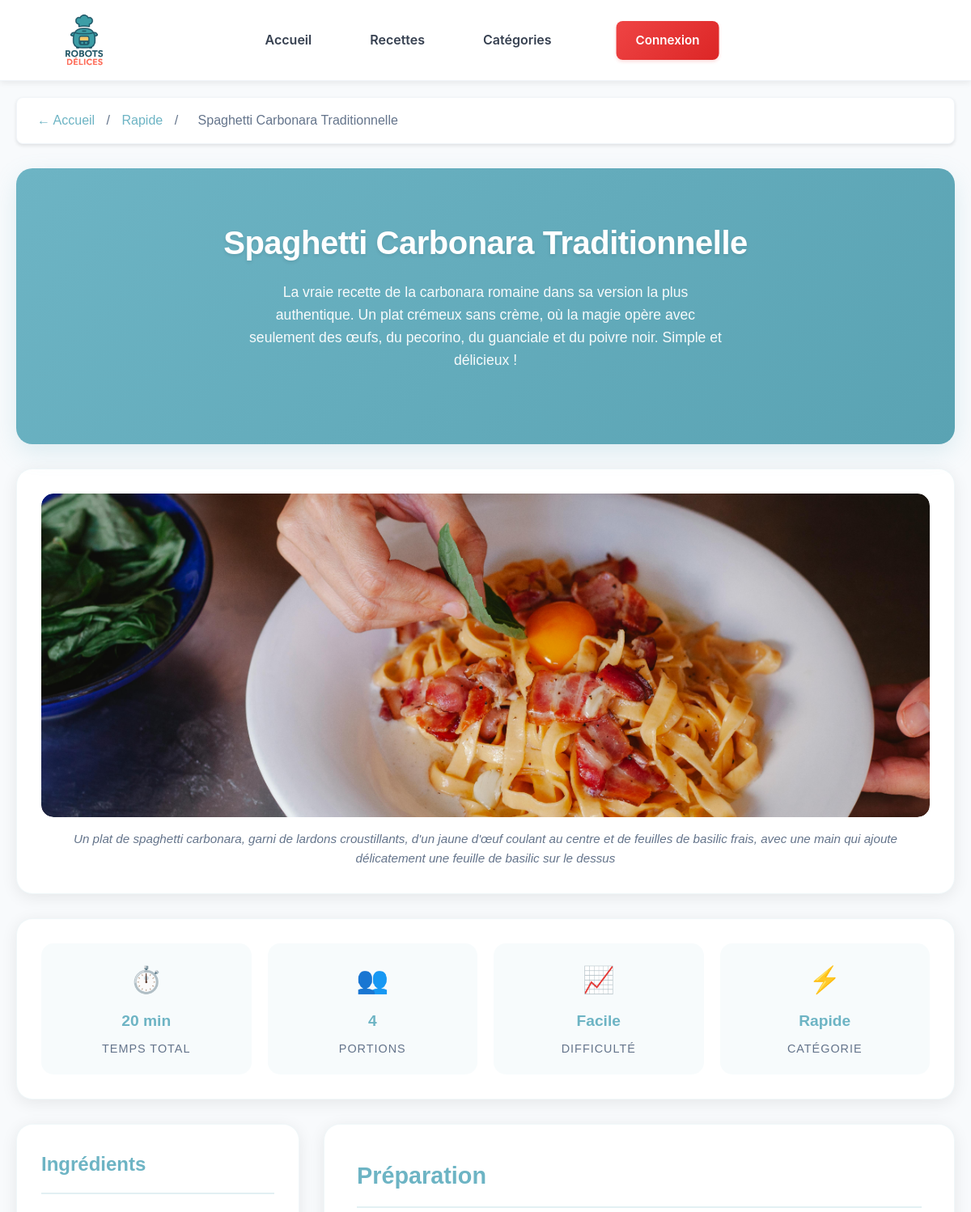
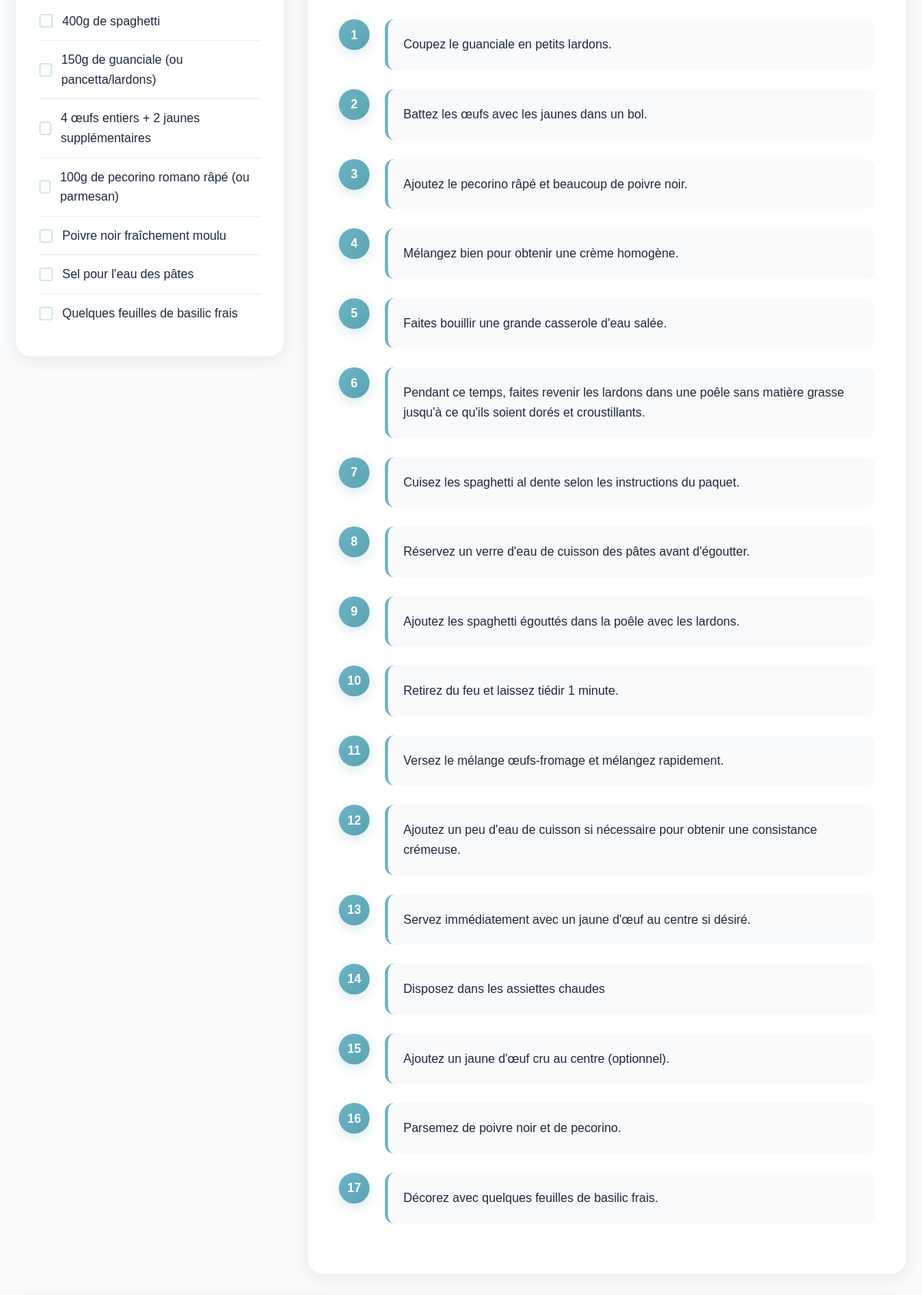
Screenshot of /recette/spaghetti_carbonara_traditionnelle_1 (upper part) with the database file from the repository (2 pictures, top to bottom).
### tables this page shows
CREATE TABLE `recipes` (
  `id` int NOT NULL,
  `slug` varchar(200) NOT NULL,
  `user_id` int DEFAULT NULL,
  `title` varchar(255) DEFAULT NULL,
  `description` text,
  `ingredients` text,
  `instructions` text,
  `cooking_time` varchar(50) DEFAULT NULL,
  `number_persons` varchar(10) DEFAULT NULL,
  `difficulty` varchar(100) DEFAULT NULL,
  `category_id` int DEFAULT NULL,
  `photo` varchar(255) DEFAULT NULL,
  `image_caption` text,
  `created_at` timestamp NULL DEFAULT CURRENT_TIMESTAMP,
  `popular` tinyint(1) NOT NULL DEFAULT '0'
);

CREATE TABLE `category` (
  `id` int NOT NULL,
  `category_name` varchar(50) DEFAULT NULL,
  `category_logo` varchar(10) NOT NULL,
  `created_at` timestamp NULL DEFAULT CURRENT_TIMESTAMP
);

### routes.php (called while the page is built, shortened)
<?php
require_once __DIR__ . '/router.php';
get('/recette/$slug', 'recette.php');
?>

### recette.php (the view, shortened to what this page needs)
<?php
require_once 'service/connexionBDD.php';
$userId = isset($_SESSION['user_id']) ? $_SESSION['user_id'] : 0;
$stmt = $pdo->prepare("SELECT recipes.*, category.category_name, category.category_logo, (recipes.id IN (SELECT recipe_id FROM favorites WHERE user_id = ?) ) as isFavorite FROM recipes LEFT JOIN category ON recipes.category_id = category.id WHERE slug = ?");
$stmt->execute([$userId, $slug]);
$recipe = $stmt->fetch();
$ingredients = explode(',', $recipe['ingredients']);
$preparation = str_replace(["\r\n","\r"], "\n", $recipe['instructions']);
$preparation = explode("\n", $preparation);
$preparation = array_map('trim', $preparation);
$preparation = array_filter($preparation, function($step) {
    return !empty($step);
});
$preparation = array_values($preparation);
?>
<!DOCTYPE html>
<html lang="fr">
<head>
    <link rel="stylesheet" href="/assets/css/navbar.css">
    <link rel="stylesheet" href="/assets/css/recettes.css">
    <link rel="stylesheet" href="/assets/css/footer.css">
</head>
<body>
    <?php
    require_once 'view/module/header.php';
    ?>
    <main>
        <div class="container">
            <div class="breadcrumb">
                <a href="/">← Accueil</a>
                <span>/</span>
                <a href="/categories"><?php echo htmlspecialchars($recipe['category_name']); ?></a>
                <span>/</span>
                <span><?php echo htmlspecialchars($recipe['title']); ?></span>
            </div>
            <section class="recipe-hero">
                <h1><?php echo htmlspecialchars($recipe['title']); ?></h1>
                <p><?php echo htmlspecialchars($recipe['description']); ?></p>
            </section>
            <section class="recipe-image-section">
                <div class="recipe-image">
                    <img src="/<?php echo htmlspecialchars($recipe['photo']); ?>" alt="<?php echo htmlspecialchars($recipe['title']); ?>">
                </div>
                <p class="image-caption"><?php echo htmlspecialchars($recipe['image_caption']); ?></p>
            </section>
            <section class="recipe-meta-grid">
                <div class="meta-item">
                    <span class="meta-icon">⏱️</span>
                    <span class="meta-value"><?php echo htmlspecialchars($recipe['cooking_time']); ?></span>
                    <span class="meta-label">Temps total</span>
                </div>
                <div class="meta-item">
                    <span class="meta-icon">👥</span>
                    <span class="meta-value"><?php echo htmlspecialchars($recipe['number_persons']); ?></span>
                    <span class="meta-label">Portions</span>
                </div>
                <div class="meta-item">
                    <span class="meta-icon">📈</span>
                    <span class="meta-value"><?php echo htmlspecialchars($recipe['difficulty']); ?></span>
                    <span class="meta-label">Difficulté</span>
                </div>
                <div class="meta-item">
                    <span class="meta-icon"><?php echo $recipe['category_logo']; ?></span>
                    <span class="meta-value"><?php echo htmlspecialchars($recipe['category_name']); ?></span>
                    <span class="meta-label">Catégorie</span>
                </div>
            </section>
            <div class="recipe-content-grid">
                <aside class="ingredients-sidebar">
                    <h2 class="ingredients-title">Ingrédients</h2>
                    <ul class="ingredients-list">
                    <?php foreach ($ingredients as $ingredient): ?>
                        <li class="ingredient-item">
                            <div class="ingredient-checkbox"></div>
                            <span><?php echo htmlspecialchars(trim($ingredient)); ?></span>
                        </li>
                    <?php endforeach; ?>
                    </ul>
                </aside>
                <section class="instructions-content">
                    <h2 class="instructions-title">Préparation</h2>
                    <?php foreach ($preparation as $index => $step): ?>
                        <div class="instruction-step">
                            <div class="step-number"><?php echo $index + 1; ?></div>
                            <div class="step-content">
                                <?php echo htmlspecialchars($step); ?>
                            </div>
                        </div>
                    <?php endforeach; ?>
                </section>
            </div>
        </div>
    </main>
</body>
</html>

### router.php (shortened to what this page needs)
<?php
function get($route, $path_to_include)
{
	if ($_SERVER['REQUEST_METHOD'] == 'GET') {
		route($route, $path_to_include);
	}
}
function route($route, $path_to_include)
{
	$request_url = filter_var($_SERVER['REQUEST_URI'], FILTER_SANITIZE_URL);
	$request_url = rtrim($request_url, '/');
	$request_url = strtok($request_url, '?');
	$route_parts = explode('/', $route);
	$request_url_parts = explode('/', $request_url);
	array_shift($route_parts);
	array_shift($request_url_parts);
	if (count($route_parts) != count($request_url_parts)) {
		return;
	}
	include_once __DIR__ . "/$path_to_include";
	exit();
}

### view/module/header.php (shortened to what this page needs)
<header>
        <div id="section">
            <div id="header-title">
                <a href="/">
                    <img id="logo" alt="Logo Robots-Délices" src="/assets/img/logo_robots_delices.png">
                </a>
            </div>
            <div id="nav-container" class="nav-container">
                <ul class="nav-menu">
                    <li class="li"><a href="/">Accueil</a></li>
                    <li class="li"><a href="/recettes">Recettes</a></li>
                    <li class="li"><a href="/categories">Catégories</a></li>
                    <?php
                    if (isset($_SESSION['user_id'])) {
                        echo '<li class="li"><a href="/favoris">Mes favoris</a></li>
                        <li class="li red-btn"><a href="/ajouter-recette" class="ajouter-btn">+ Ajouter une recette</a></li>
                        <li class="li"><a href="/profil">Mon Profil</a></li>
                        <li class="li red-btn"><a href="/deconnexion" class="deconnexion-btn">Déconnexion</a></li>';
                    } else {
                        echo '<li class="li red-btn"><a href="/connexion" class="connexion-btn">Connexion</a></li>';
                    }
                    ?>
                </ul>
            </div>
        </div>
    </header>

### assets/css/navbar.css (style rules this page uses)
* { margin: 0; padding: 0; box-sizing: border-box; }
header { background: white; box-shadow: 0 2px 8px rgba(0, 0, 0, 0.08); position: fixed; top: 0; width: 100%; z-index: 1000; border-bottom: 1px solid #f1f5f9; height: 100px; }
#section { display: flex; align-items: center; justify-content: space-between; padding: 1.5rem 4rem; max-width: 1400px; margin: 0 auto; height: 100px; position: relative; }
#header-title { display: flex; align-items: center; flex-shrink: 0; z-index: 2; }
#header-title a { display: flex; align-items: center; text-decoration: none; transition: transform 0.2s ease; }
#logo { height: 80px; width: auto; }
.nav-container { position: absolute; left: 50%; transform: translateX(-50%); display: flex; align-items: center; }
.nav-menu { display: flex; list-style: none; gap: 2.5rem; margin: 0; padding: 0; align-items: center; }
.nav-menu li:nth-child(-n + 4) a { color: #374151; background: transparent; border-radius: 8px; text-decoration: none; font-weight: 600; font-size: 1rem; white-space: nowrap; padding: 0.75rem 1rem; cursor: pointer; transition: all 0.2s ease; position: relative; }
.nav-menu li.red-btn a { background: linear-gradient(135deg, #ef4444, #dc2626); color: white; border-radius: 8px; text-decoration: none; font-weight: 600; font-size: 0.95rem; white-space: nowrap; padding: 0.75rem 1.5rem; margin-left: 1.5rem; cursor: pointer; display: inline-block; transition: all 0.3s ease; box-shadow: 0 2px 4px rgba(239, 68, 68, 0.2); }
html { scroll-behavior: smooth; }
header, header * { font-family: -apple-system, BlinkMacSystemFont, "Segoe UI", Roboto, sans-serif; font-size: 1rem; line-height: 1.6; font-weight: 600; }

### rows the page displays
recipes: category.category_name "Rapide", title "Spaghetti Carbonara Traditionnelle", description "La vraie recette de la carbonara romaine dans sa version la plus authentique. Un plat crémeux sans crème, où la magie opère avec seulement des œufs, du pecorino, du guanciale et du poivre noir. Simple et délicieux !", photo (picture), image_caption "Un plat de spaghetti carbonara, garni de lardons croustillants, d'un jaune d'œuf coulant au centre et de feuilles de basilic frais, avec une main qui ajoute délicatement une feuille de basilic sur le dessus", cooking_time "20 min", number_persons "4", difficulty "Facile", category.category_logo "⚡", ingredients "400g de spaghetti", ingredients "150g de guanciale (ou pancetta/lardons)", ingredients "4 œufs entiers + 2 jaunes supplémentaires", ingredients "100g de pecorino romano râpé (ou parmesan)", ingredients "Poivre noir fraîchement moulu", ingredients "Sel pour l'eau des pâtes", ingredients "Quelques feuilles de basilic frais"

### other values shown
$step "Coupez le guanciale en petits lardons."
$step "Battez les œufs avec les jaunes dans un bol."
$step "Ajoutez le pecorino râpé et beaucoup de poivre noir."
$step "Mélangez bien pour obtenir une crème homogène."
$step "Faites bouillir une grande casserole d'eau salée."
$step "Pendant ce temps, faites revenir les lardons dans une poêle sans matière grasse jusqu'à ce qu'ils soient dorés et croustillants."
$step "Cuisez les spaghetti al dente selon les instructions du paquet."
$step "Réservez un verre d'eau de cuisson des pâtes avant d'égoutter."
$step "Ajoutez les spaghetti égouttés dans la poêle avec les lardons."
$step "Retirez du feu et laissez tiédir 1 minute."
$step "Versez le mélange œufs-fromage et mélangez rapidement."
$step "Ajoutez un peu d'eau de cuisson si nécessaire pour obtenir une consistance crémeuse."
$step "Servez immédiatement avec un jaune d'œuf au centre si désiré."
$step "Disposez dans les assiettes chaudes"
$step "Ajoutez un jaune d'œuf cru au centre (optionnel)."
